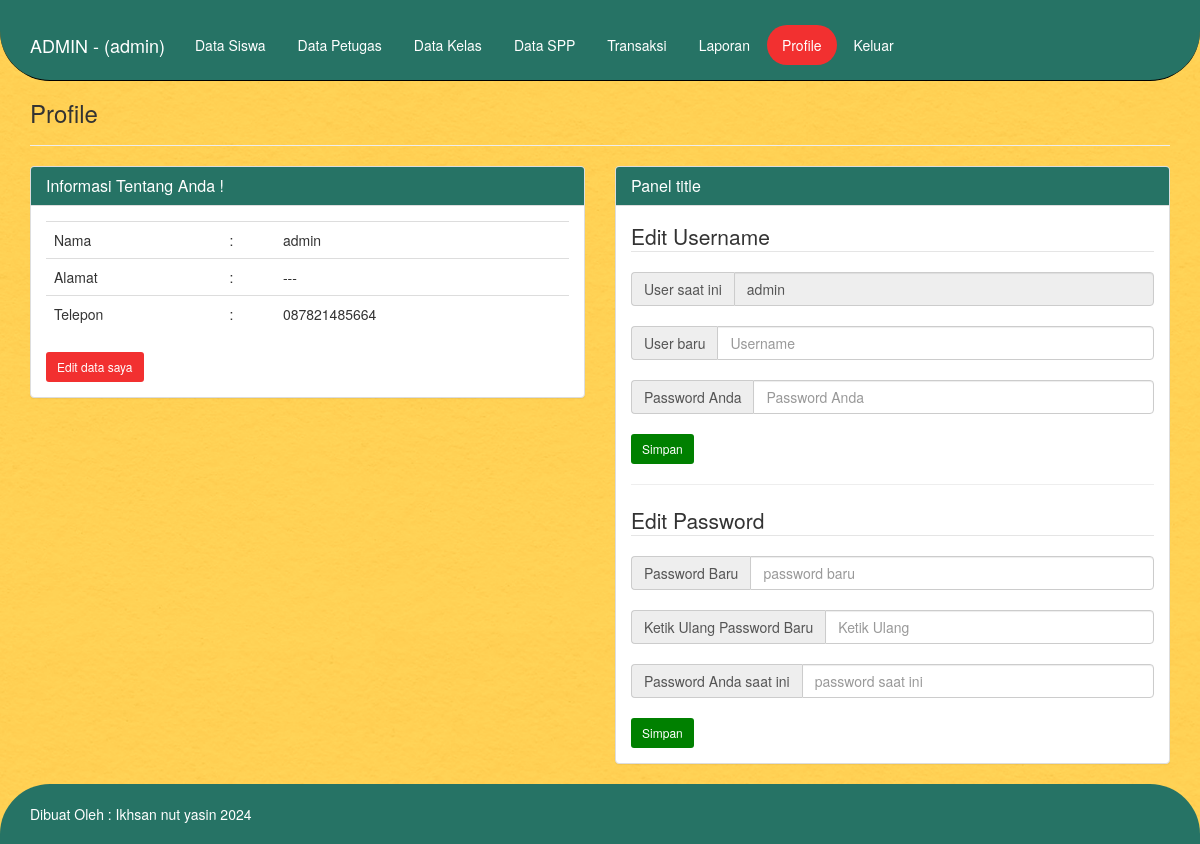
/app/admin/profile.php (signed in), run on the app's committed database.
### tables this page shows
CREATE TABLE `tb_petugas` (
  `id_petugas` int(11) NOT NULL,
  `username` varchar(35) NOT NULL,
  `password` varchar(50) NOT NULL,
  `nama_petugas` varchar(35) NOT NULL,
  `alamat` varchar(100) NOT NULL,
  `telepon` varchar(15) NOT NULL,
  `level` enum('admin','petugas') NOT NULL
);

### app/admin/profile.php (the view, shortened to what this page needs)
<?php
    include "../inc/koneksi.php";
    $qprofil = mysqli_query($konek, "SELECT * FROM tb_petugas WHERE id_petugas='$_SESSION[id]'");
    $profil = mysqli_fetch_array($qprofil);
?>
<!DOCTYPE html>
<html lang="en">
<head>
    <link href="./../assets/css/bootstrap.min.css" rel="stylesheet">
    <link href="./../assets/style.css" rel="stylesheet">
</head>
<body>
    <nav class="navbar navbar-default navbar-fixed-top" style="border-radius: 0px 0px 50px 50px; border-color: black; background-color:  #267365;">
      <div class="container">
        <div class="navbar-header" style="margin-top: 20px;">
          <a class="navbar-brand" href="./" style="color: white;">ADMIN - (<?php echo $profil['nama_petugas']; ?>)</a>
        </div>
        <div style="margin-top: 25px; margin-bottom: 10px;">
         <ul class="nav nav-pills" role="tablist">
            <li role="presentation"><a href="tampil_siswa.php">Data Siswa</a></li>
            <li role="presentation"><a href="tampil_petugas.php">Data Petugas</a></li>
            <li role="presentation"><a href="tampil_kelas.php">Data Kelas</a></li>
            <li role="presentation"><a href="tampil_spp.php">Data SPP</a></li>
            <li role="presentation"><a href="transaksi.php">Transaksi</a></li>
            <li role="presentation"><a href="laporan.php">Laporan</a></li>
            <li role="presentation"   style="background-color: #F23030; border-radius: 50px;"><a href="profile.php">Profile</a></li>
            <li role="presentation"><a href="../inc/logout.php">Keluar</a></li>
      </ul>
        </div>
      </div>
    </nav>
    <div class="container">
        <div class="page-header">
            <h3>Profile</h3>
        </div>
        <div class="row">
            <div class="col-md-6">
                <div class="panel panel-default">
                    <div class="panel-heading" style="background-color: #267365;">
                        <h3 class="panel-title" style="color: white;">Informasi Tentang Anda !</h3>
                    </div>
                    <div class="panel-body">
                        <table class="table">
                            <tr>
                                <td>Nama</td>
                                <td>:</td>
                                <td><?php echo $profil['nama_petugas']; ?></td>
                            </tr>
                            <tr>
                                <td>Alamat</td>
                                <td>:</td>
                                <td><?php echo $profil['alamat']; ?></td>
                            </tr>
                            <tr>
                                <td>Telepon</td>
                                <td>:</td>
                                <td><?php echo $profil['telepon']; ?></td>
                            </tr>
                        </table>
                        <a href="edit_profile.php" class="btn btn-sm" style="background-color: #f23030;">Edit data saya</a>
                    </div>
                </div>
            </div>
            <div class="col-md-6">
                <div class="panel panel-default">
                    <div class="panel-heading" style="background-color: #267365;">
                        <h3 class="panel-title" style="color:white;">Panel title</h3>
                    </div>
                    <div class="panel-body">
                        <fieldset>
                            <legend>Edit Username</legend>
                            <form class="form" method="post">
                                <div class="input-group">
                                    <span class="input-group-addon" id="basic-addon1">User saat ini</span>
                                    <input type="text" class="form-control" value="<?php echo $profil['username']; ?>" aria-describedby="basic-addon1" readonly>
                                </div>
                                <br>
                                <div class="input-group">
                                    <span class="input-group-addon" id="basic-addon1">User baru</span>
                                    <input type="text" name="userbaru" class="form-control" placeholder="Username" aria-describedby="basic-addon1">
                                </div>
                                <br>
                                <div class="input-group">
                                    <span class="input-group-addon" id="basic-addon1">Password Anda</span>
                                    <input type="password" name="pass" class="form-control" placeholder="Password Anda" aria-describedby="basic-addon1">
                                </div>
                                <br>
                                    <input type="submit" name="edit_user" value="Simpan" class="btn btn-sm" style="background-color: green; color: white;">
                            </form>
                        </fieldset>
                        <hr>
                        <fieldset>
                            <legend>Edit Password</legend>
                            <form class="form" method="post">
                                <div class="input-group">
                                    <span class="input-group-addon" id="basic-addon1">Password Baru</span>
                                    <input type="password" name="pass1" class="form-control" placeholder="password baru" aria-describedby="basic-addon1">
                                </div>
                                <br>
                                <div class="input-group">
                                    <span class="input-group-addon" id="basic-addon1">Ketik Ulang Password Baru</span>
                                    <input type="password" name="pass2" class="form-control" placeholder="Ketik Ulang" aria-describedby="basic-addon1">
                                </div>
                                <br>
                                <div class="input-group">
                                    <span class="input-group-addon" id="basic-addon1">Password Anda saat ini</span>
                                    <input type="password" name="pass_awal" class="form-control" placeholder="password saat ini" aria-describedby="basic-addon1">
                                </div>
                                <br>
                                    <input type="submit" name="edit_password" value="Simpan" class="btn btn-sm" style="background-color:green; color: white;">
                            </form>
                        </fieldset>
                    </div>
                </div>
            </div>
        </div>
    </div>
<?php include "footer.php"; ?>

### app/assets/style.css (style rules this page uses)
html { position: relative; min-height: 100%; }
body { margin-bottom: 60px; }
body > .container { padding: 60px 15px 0; }

### app/admin/profile.php (style rules this page uses)
body { background-image: url(../assets/img/bg-1.jpg); background-size: cover; }
a { color: white; }

### data on the page
tb_petugas: nama_petugas "admin", alamat "---", telepon "087821485664", username "admin"
